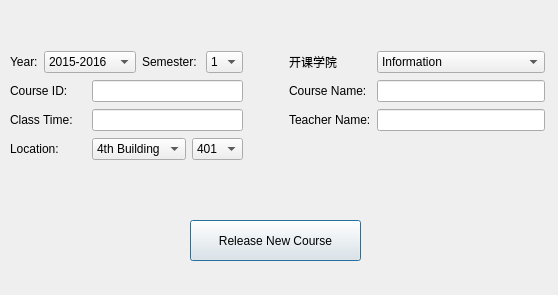
<?xml version="1.0" encoding="UTF-8"?>
<ui version="4.0">
 <class>release_course_Dialog</class>
 <widget class="QDialog" name="release_course_Dialog">
  <property name="geometry">
   <rect>
    <x>0</x>
    <y>0</y>
    <width>558</width>
    <height>295</height>
   </rect>
  </property>
  <property name="windowTitle">
   <string>Release New Course</string>
  </property>
  <widget class="QWidget" name="layoutWidget">
   <property name="geometry">
    <rect>
     <x>10</x>
     <y>50</y>
     <width>535</width>
     <height>114</height>
    </rect>
   </property>
   <layout class="QGridLayout" name="gridLayout">
    <item row="0" column="5">
     <widget class="QComboBox" name="comboBox_9">
      <property name="enabled">
       <bool>true</bool>
      </property>
      <property name="styleSheet">
       <string notr="true">font: 10pt &quot;Sans Serif&quot;;</string>
      </property>
      <item>
       <property name="text">
        <string>1</string>
       </property>
      </item>
      <item>
       <property name="text">
        <string>2</string>
       </property>
      </item>
     </widget>
    </item>
    <item row="0" column="7">
     <widget class="QLabel" name="label_2">
      <property name="text">
       <string>开课学院</string>
      </property>
     </widget>
    </item>
    <item row="0" column="1" colspan="2">
     <widget class="QComboBox" name="comboBox_8">
      <property name="enabled">
       <bool>true</bool>
      </property>
      <property name="styleSheet">
       <string notr="true">font: 10pt &quot;Sans Serif&quot;;</string>
      </property>
      <item>
       <property name="text">
        <string>2015-2016</string>
       </property>
      </item>
      <item>
       <property name="text">
        <string>2016-2017</string>
       </property>
      </item>
     </widget>
    </item>
    <item row="1" column="2" colspan="4">
     <widget class="QLineEdit" name="course_id_lineEdit">
      <property name="placeholderText">
       <string/>
      </property>
     </widget>
    </item>
    <item row="3" column="2" colspan="2">
     <widget class="QComboBox" name="comboBox_2">
      <item>
       <property name="text">
        <string>4th Building</string>
       </property>
      </item>
     </widget>
    </item>
    <item row="3" column="4" colspan="2">
     <widget class="QComboBox" name="comboBox_3">
      <item>
       <property name="text">
        <string>401</string>
       </property>
      </item>
      <item>
       <property name="text">
        <string>402</string>
       </property>
      </item>
     </widget>
    </item>
    <item row="1" column="8">
     <widget class="QLineEdit" name="course_name_lineEdit">
      <property name="placeholderText">
       <string/>
      </property>
     </widget>
    </item>
    <item row="2" column="7">
     <widget class="QLabel" name="label_4">
      <property name="text">
       <string>Teacher Name:</string>
      </property>
     </widget>
    </item>
    <item row="2" column="0" colspan="2">
     <widget class="QLabel" name="label_5">
      <property name="text">
       <string>Class Time:</string>
      </property>
     </widget>
    </item>
    <item row="0" column="8">
     <widget class="QComboBox" name="comboBox">
      <item>
       <property name="text">
        <string>Information</string>
       </property>
      </item>
      <item>
       <property name="text">
        <string>机械工程学院</string>
       </property>
      </item>
     </widget>
    </item>
    <item row="3" column="0" colspan="2">
     <widget class="QLabel" name="label_3">
      <property name="text">
       <string>Location:</string>
      </property>
     </widget>
    </item>
    <item row="1" column="0" colspan="2">
     <widget class="QLabel" name="course_id_label">
      <property name="text">
       <string>Course ID:</string>
      </property>
     </widget>
    </item>
    <item row="1" column="7">
     <widget class="QLabel" name="course_name_label">
      <property name="text">
       <string>Course Name:</string>
      </property>
     </widget>
    </item>
    <item row="2" column="8">
     <widget class="QLineEdit" name="lineEdit"/>
    </item>
    <item row="2" column="2" colspan="4">
     <widget class="QLineEdit" name="lineEdit_2"/>
    </item>
    <item row="0" column="3" colspan="2">
     <widget class="QLabel" name="label_22">
      <property name="styleSheet">
       <string notr="true">font: 10pt &quot;Sans Serif&quot;;</string>
      </property>
      <property name="text">
       <string>Semester:</string>
      </property>
     </widget>
    </item>
    <item row="0" column="0">
     <widget class="QLabel" name="label_21">
      <property name="styleSheet">
       <string notr="true">font: 10pt &quot;Sans Serif&quot;;</string>
      </property>
      <property name="text">
       <string>Year:</string>
      </property>
     </widget>
    </item>
    <item row="0" column="6">
     <spacer name="horizontalSpacer">
      <property name="orientation">
       <enum>Qt::Horizontal</enum>
      </property>
      <property name="sizeType">
       <enum>QSizePolicy::Minimum</enum>
      </property>
      <property name="sizeHint" stdset="0">
       <size>
        <width>40</width>
        <height>20</height>
       </size>
      </property>
     </spacer>
    </item>
   </layout>
  </widget>
  <widget class="QPushButton" name="pushButton">
   <property name="geometry">
    <rect>
     <x>190</x>
     <y>220</y>
     <width>171</width>
     <height>41</height>
    </rect>
   </property>
   <property name="styleSheet">
    <string notr="true">font: 12pt &quot;Sans Serif&quot;;</string>
   </property>
   <property name="text">
    <string>Release New Course</string>
   </property>
  </widget>
 </widget>
 <resources/>
 <connections/>
</ui>
